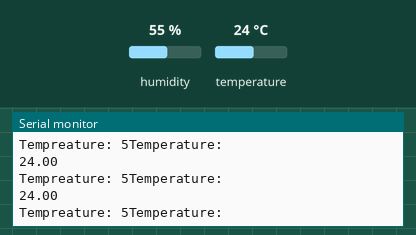
Bench run of a sketch on a simulated ESP32. Shown: the last lines printed to the serial monitor. The test bench sets the inputs (shaded band); at power-on: temperature 24 °C, humidity 55 %.

Above: at 2.8 s.
2.9 s: temperature set to 12 °C
At 3.8 s:
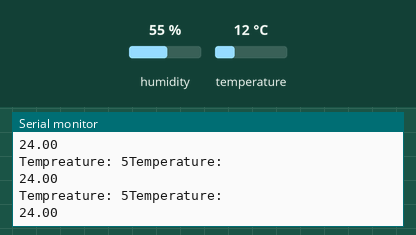
8.9 s: temperature set to 19 °C
At 9.9 s:
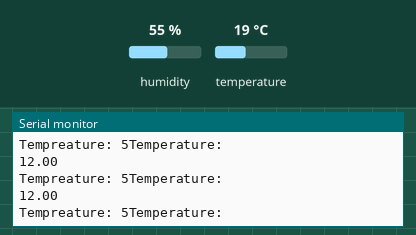
Timing chart, 0 to 11.9 s (numbered marks = the images above; inputs shaded):
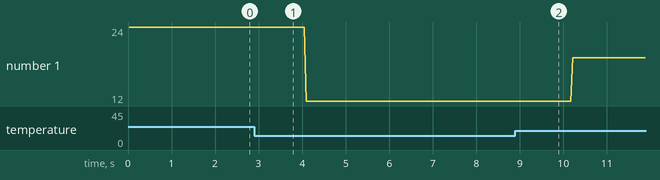

The sketch:

DHT.ino
```cpp
#include <DHT.h>
#include <DHT_U.h>
#define DHTTYPE DHT11
#define DHT_PIN 4

DHT dht_object (DHT_PIN, DHT11);


void setup() {
  // put your setup code here, to run once:
  Serial.begin (9600);
  pinMode (DHT_PIN, INPUT);
  dht_object.begin();
  Serial.println("Initializing DHT;");
}


void loop() {
  // put your main code here, to run repeatedly:
  float dht_temperature = dht_object.readTemperature ();
  Serial.println ("Temperature:");
  Serial.println (dht_temperature);
  Serial.printf ("Tempreature: %d", dht_temperature);
}
```

Measured:
- plotted number 1: 24 → 12 after the input at 2.9 s, 12 → 19 after the input at 8.9 s
